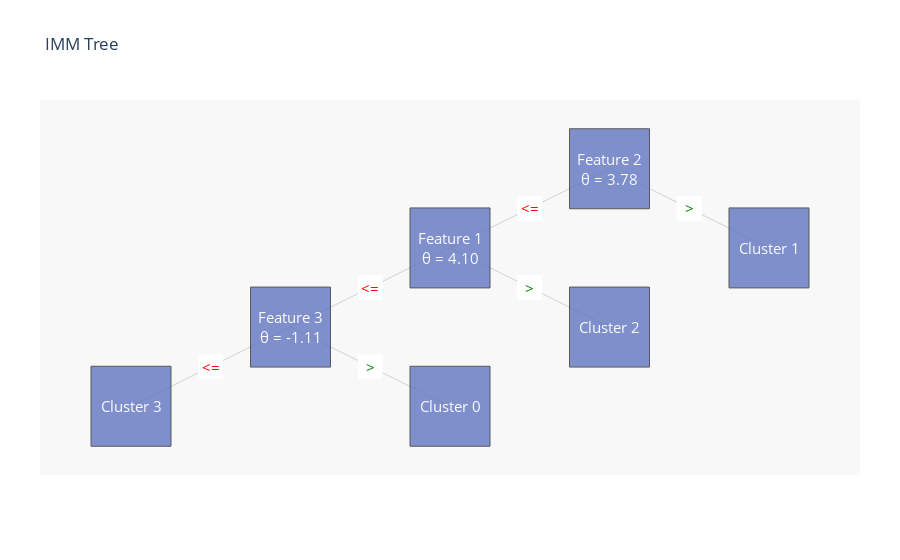

Here is the notebook cell this chart was saved with:
### Code cell
#initialize with n clusters
imm = Extractor.imm(n_cluster)
imm.fit(X_train)
imm.drawTree()

Y_pred_2=imm.predict_on_more_data(X_test)

print('rand_score is: ',metrics.rand_score(Y_test,Y_pred_2),' , ARI score is : ',metrics.adjusted_rand_score(Y_test,Y_pred_2),' , AMI score is: ',metrics.adjusted_mutual_info_score(Y_test,Y_pred_2),' , silhoutte score is: ',metrics.silhouette_score(X_test,Y_pred_2))

### Figure 1 — Plotly figure (JSON) as saved in the notebook; plotly's stock layout.template omitted (floating-point values rounded to 4 significant figures)
{"data": [{"hoverinfo": "none", "line": {"color": "rgb(210,210,210)", "width": 1}, "mode": "lines", "type": "scatter", "x": [0, -0.5, null, 0, 0.5, null, -0.5, -1, null, -0.5, 0, null, -1, -1.5, null, -1, -0.5, null], "y": [6, 5, null, 6, 5, null, 5, 4, null, 5, 4, null, 4, 3, null, 4, 3, null]}, {"hoverinfo": "none", "marker": {"color": "#6175c1", "line": {"color": "rgb(50,50,50)", "width": 1}, "size": 80, "symbol": "square"}, "mode": "markers", "name": "bla", "opacity": 0.8, "text": ["Feature 2<br>θ = 3.78", "Feature 1<br>θ = 4.10", "Feature 3<br>θ = -1.11", "Cluster 3", "Cluster 0", "Cluster 2", "Cluster 1"], "type": "scatter", "x": [0, -0.5, -1, -1.5, -0.5, 0, 0.5], "y": [6, 5, 4, 3, 3, 4, 5]}, {"hoverinfo": "none", "marker": {"color": "#FFFFFF", "line": {"color": "rgb(250,250,250)", "width": 0}, "size": 25, "symbol": "square"}, "mode": "markers", "name": "bla", "opacity": 1, "type": "scatter", "x": [-0.25, 0.25, -0.75, -0.25, -1.25, -0.75], "y": [5.5, 5.5, 4.5, 4.5, 3.5, 3.5]}], "layout": {"annotations": [{"font": {"color": "rgb(250,250,250)", "size": 15}, "showarrow": false, "text": "Feature 2<br>θ = 3.78", "x": 0, "xref": "x", "y": 6, "yref": "y"}, {"font": {"color": "rgb(250,250,250)", "size": 15}, "showarrow": false, "text": "Feature 1<br>θ = 4.10", "x": -0.5, "xref": "x", "y": 5, "yref": "y"}, {"font": {"color": "rgb(250,250,250)", "size": 15}, "showarrow": false, "text": "Feature 3<br>θ = -1.11", "x": -1, "xref": "x", "y": 4, "yref": "y"}, {"font": {"color": "rgb(250,250,250)", "size": 15}, "showarrow": false, "text": "Cluster 3", "x": -1.5, "xref": "x", "y": 3, "yref": "y"}, {"font": {"color": "rgb(250,250,250)", "size": 15}, "showarrow": false, "text": "Cluster 0", "x": -0.5, "xref": "x", "y": 3, "yref": "y"}, {"font": {"color": "rgb(250,250,250)", "size": 15}, "showarrow": false, "text": "Cluster 2", "x": 0, "xref": "x", "y": 4, "yref": "y"}, {"font": {"color": "rgb(250,250,250)", "size": 15}, "showarrow": false, "text": "Cluster 1", "x": 0.5, "xref": "x", "y": 5, "yref": "y"}, {"font": {"color": "rgb(255,0,0)", "size": 15}, "showarrow": false, "text": "<=", "x": -0.25, "xref": "x", "y": 5.5, "yref": "y"}, {"font": {"color": "rgb(0,128,0)", "size": 15}, "showarrow": false, "text": ">", "x": 0.25, "xref": "x", "y": 5.5, "yref": "y"}, {"font": {"color": "rgb(255,0,0)", "size": 15}, "showarrow": false, "text": "<=", "x": -0.75, "xref": "x", "y": 4.5, "yref": "y"}, {"font": {"color": "rgb(0,128,0)", "size": 15}, "showarrow": false, "text": ">", "x": -0.25, "xref": "x", "y": 4.5, "yref": "y"}, {"font": {"color": "rgb(255,0,0)", "size": 15}, "showarrow": false, "text": "<=", "x": -1.25, "xref": "x", "y": 3.5, "yref": "y"}, {"font": {"color": "rgb(0,128,0)", "size": 15}, "showarrow": false, "text": ">", "x": -0.75, "xref": "x", "y": 3.5, "yref": "y"}], "font": {"size": 12}, "hovermode": "closest", "margin": {"b": 85, "l": 40, "r": 40, "t": 100}, "plot_bgcolor": "rgb(248,248,248)", "showlegend": false, "title": {"text": "IMM Tree"}, "uniformtext": {"minsize": 8}, "xaxis": {"showgrid": false, "showline": false, "showticklabels": false, "zeroline": false}, "yaxis": {"showgrid": false, "showline": false, "showticklabels": false, "zeroline": false}}}
